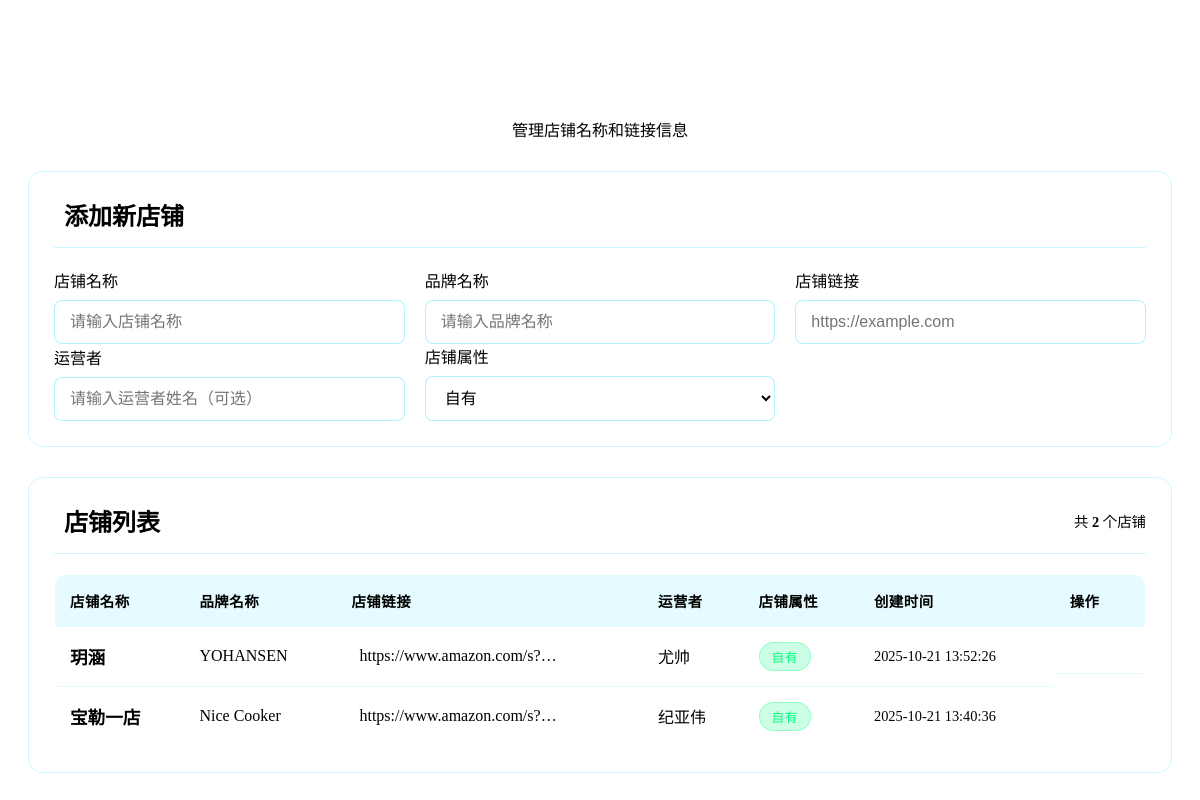
Page /admin/shops (signed in) on the earlier database version.
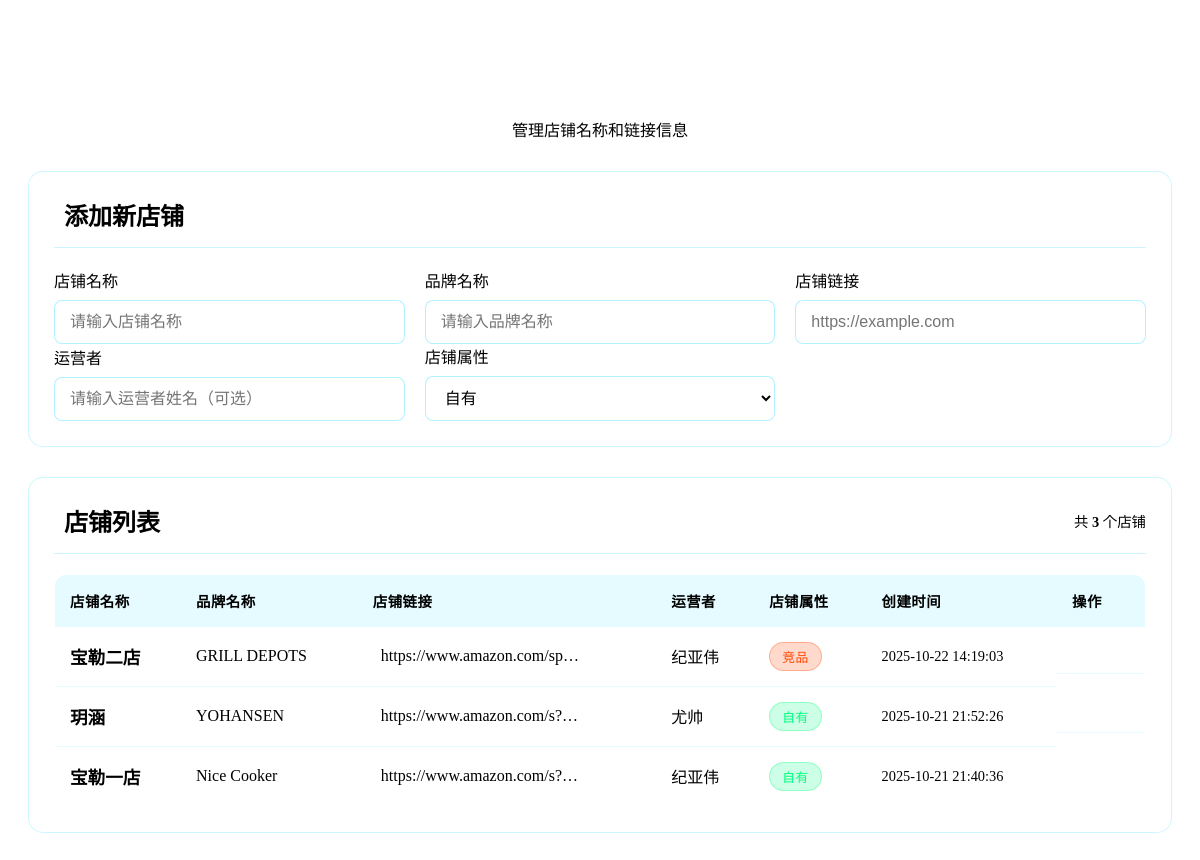
Same page on the later database version.
### tables this page shows
CREATE TABLE "shops" (
                id INTEGER PRIMARY KEY AUTOINCREMENT,
                shop_name TEXT NOT NULL UNIQUE,
                brand_name TEXT,
                shop_url TEXT NOT NULL,
                operator TEXT,
                shop_type TEXT DEFAULT "自有",
                created_at TIMESTAMP DEFAULT CURRENT_TIMESTAMP,
                updated_at TIMESTAMP DEFAULT CURRENT_TIMESTAMP,
                created_by INTEGER,
                FOREIGN KEY (created_by) REFERENCES users (id)
            );

### routes/admin.py (the view)
@admin_bp.route('/shops')
@login_required
def shop_management():
    LogService.log(
        action="访问店铺管理页面",
        resource="店铺管理",
        log_type="user",
        level="info"
    )
    from core.shop_model import Shop
    shops = Shop.get_all()
    embed = request.args.get('embed', 'false').lower() == 'true'
    if embed:
        return render_template('admin/shop_management_embed.html', shops=shops)
    else:
        return render_template('admin/shop_management_embed.html', shops=shops)

### app.py (called while the page is built)
@app.template_filter('beijing_time')
def beijing_time_filter(timestamp):
    if not timestamp:
        return ""
    if isinstance(timestamp, str):
        try:
            dt = datetime.strptime(timestamp, '%Y-%m-%d %H:%M:%S')
        except ValueError:
            return timestamp
    else:
        dt = timestamp
    return dt.strftime('%Y-%m-%d %H:%M:%S')

### core/auth.py (called while the page is built)
def is_logged_in():
    return 'username' in session

def login_required(f):
    from functools import wraps
    @wraps(f)
    def decorated_function(*args, **kwargs):
        if not is_logged_in():
            return redirect(url_for('auth.login', next=request.url))
        return f(*args, **kwargs)
    return decorated_function

### core/database.py (called while the page is built)
def get_user(username):
    conn = get_db_connection()
    cursor = conn.cursor()
    cursor.execute('SELECT * FROM users WHERE username = ?', (username,))
    user = cursor.fetchone()
    conn.close()
    return user

def add_log(user_id, username, action, resource=None, details=None,
           ip_address=None, user_agent=None, log_type='user', level='info'):
    conn = get_db_connection()
    cursor = conn.cursor()
    try:
        cursor.execute(
            '''INSERT INTO logs
               (user_id, username, action, resource, details, ip_address, user_agent, log_type, level)
               VALUES (?, ?, ?, ?, ?, ?, ?, ?, ?)''',
            (user_id, username, action, resource, details, ip_address, user_agent, log_type, level)
        )
        conn.commit()
        return True
    except Exception as e:
        print(f"添加日志失败: {e}")
        return False
    finally:
        conn.close()

def get_all_shops():
    conn = get_db_connection()
    cursor = conn.cursor()
    try:
        cursor.execute('SELECT * FROM shops ORDER BY created_at DESC')
        shops = cursor.fetchall()
        return shops
    except Exception as e:
        print(f"获取店铺列表失败: {e}")
        return []
    finally:
        conn.close()

### core/database_config.py (called while the page is built)
def get_db_connection():
    conn = sqlite3.connect(DB_PATH)
    conn.execute(f"PRAGMA temp_store = 2")  # 使用临时内存存储
    conn.execute("PRAGMA journal_mode = WAL")  # 使用WAL模式提高并发性能
    def beijing_now():
        """返回当前北京时间"""
        return datetime.strftime(datetime.now(), '%Y-%m-%d %H:%M:%S')
    conn.create_function("beijing_now", 0, beijing_now)
    conn.row_factory = sqlite3.Row  # 使结果可以通过列名访问
    return conn

### templates/admin/shop_management_embed.html (shortened to what this page needs)
<div class="shop-management-container">
    <div class="page-header">
        <h2> 店铺信息维护</h2>
        <p>管理店铺名称和链接信息</p>
    </div>
    <div class="add-shop-section">
        <div class="section-title">
            <h3> 添加新店铺</h3>
        </div>
        <form id="add-shop-form" class="shop-form" action="/admin/shops/add" method="POST">
            <div class="form-row">
                <div class="form-group">
                    <label for="shop_name">店铺名称</label>
                    <input type="text" id="shop_name" name="shop_name" required placeholder="请输入店铺名称">
                </div>
                <div class="form-group">
                    <label for="brand_name">品牌名称</label>
                    <input type="text" id="brand_name" name="brand_name" placeholder="请输入品牌名称">
                </div>
                <div class="form-group">
                    <label for="shop_url">店铺链接</label>
                    <input type="url" id="shop_url" name="shop_url" required placeholder="https://example.com">
                </div>
            </div>
            <div class="form-row">
                <div class="form-group">
                    <label for="operator">运营者</label>
                    <input type="text" id="operator" name="operator" placeholder="请输入运营者姓名（可选）">
                </div>
                <div class="form-group">
                    <label for="shop_type">店铺属性</label>
                    <select id="shop_type" name="shop_type" class="form-control">
                        <option value="自有">自有</option>
                    </select>
                </div>
                <div class="form-group form-actions">
                    <button type="submit" class="btn btn-primary">
                    </button>
                </div>
            </div>
        </form>
    </div>
    <div class="shops-list-section">
        <div class="section-title">
            <h3> 店铺列表</h3>
            <span class="shops-count">共 <span id="shops-total-count">{{ shops|length if shops else 0 }}</span> 个店铺</span>
        </div>
        <div class="shops-table-container">
            {% if shops %}
                <table class="shops-table">
                    <thead>
                        <tr>
                            <th>店铺名称</th>
                            <th>品牌名称</th>
                            <th>店铺链接</th>
                            <th>运营者</th>
                            <th>店铺属性</th>
                            <th>创建时间</th>
                            <th>操作</th>
                        </tr>
                    </thead>
                    <tbody>
                        {% for shop in shops %}
                        <tr class="shop-row" data-shop-id="{{ shop.id }}">
                            <td class="shop-name">{{ shop.shop_name }}</td>
                            <td class="brand-name">{{ shop.brand_name or '-' }}</td>
                            <td class="shop-url">
                                <a href="{{ shop.shop_url }}" target="_blank" class="url-link" title="{{ shop.shop_url }}">
                                    <span class="url-text">{{ shop.shop_url[:30] }}{% if shop.shop_url|length > 30 %}...{% endif %}</span>
                                </a>
                            </td>
                            <td class="operator">{{ shop.operator or '-' }}</td>
                            <td class="shop-type">
                                <span class="type-badge {{ 'own' if shop.shop_type == '自有' else 'competitor' }}">
                                    {{ shop.shop_type or '自有' }}
                                </span>
                            </td>
                            <td class="created-at">{{ shop.created_at | beijing_time if shop.created_at else '-' }}</td>
                            <td class="actions">
                                <button class="edit-shop-btn" data-shop-id="{{ shop.id }}"
                                        data-shop-name="{{ shop.shop_name }}"
                                        data-brand-name="{{ shop.brand_name or '' }}"
                                        data-shop-url="{{ shop.shop_url }}"
                                        data-operator="{{ shop.operator or '' }}"
                                        data-shop-type="{{ shop.shop_type or '自有' }}"
                                        title="编辑">
                                </button>
                                <button class="delete-shop-btn" data-shop-id="{{ shop.id }}" data-shop-name="{{ shop.shop_name }}" title="删除">
                                </button>
                            </td>
                        </tr>
                        {% endfor %}
                    </tbody>
                </table>
            {% else %}
                <div class="empty-shops">
                    <i class="fas fa-store-slash"></i>
                    <h3>暂无店铺信息</h3>
                    <p>请使用上方表单添加新店铺</p>
                </div>
            {% endif %}
        </div>
    </div>
</div>

### templates/admin/shop_management_embed.html (style rules this page uses)
.shop-management-container { padding: 20px; color: var(--text-primary); }
.page-header { text-align: center; margin-bottom: 30px; }
.page-header h2 { font-size: 2rem; margin-bottom: 5px; background: linear-gradient(135deg, var(--neon-blue) 0%, var(--neon-purple) 100%); -webkit-background-clip: text; -webkit-text-fill-color: transparent; background-clip: text; }
.page-header p { font-size: 1rem; color: var(--text-secondary); }
.add-shop-section, .shops-list-section { background: rgba(255, 255, 255, 0.08); border: 1px solid rgba(0, 212, 255, 0.2); border-radius: 15px; padding: 25px; margin-bottom: 30px; transition: border-color 0.2s ease, box-shadow 0.2s ease; }
.section-title { display: flex; justify-content: space-between; align-items: center; margin-bottom: 20px; padding-bottom: 15px; border-bottom: 1px solid rgba(0, 212, 255, 0.2); }
.section-title h3 { margin: 0; font-size: 1.5em; font-weight: 600; color: var(--text-primary); display: flex; align-items: center; gap: 10px; }
.shops-count { font-size: 0.9rem; color: var(--text-secondary); }
.shops-count span { color: var(--neon-blue); font-weight: 600; }
.shop-form { margin-bottom: 0; }
.form-row { display: flex; gap: 20px; align-items: end; }
.form-group { flex: 1; }
.form-group label { display: block; margin-bottom: 8px; font-weight: 500; color: var(--text-primary); }
.form-group input, .form-group select { width: 100%; padding: 12px 15px; background: rgba(255, 255, 255, 0.1); border: 1px solid rgba(0, 212, 255, 0.3); border-radius: 8px; color: var(--text-primary); font-size: 1rem; transition: border-color 0.2s ease, box-shadow 0.2s ease; }
.form-group select { cursor: pointer; }
.form-actions { display: flex; gap: 10px; }
.btn { padding: 12px 20px; border: none; border-radius: 8px; font-size: 1rem; font-weight: 500; cursor: pointer; transition: background-color 0.2s ease, transform 0.2s ease; display: inline-flex; align-items: center; gap: 8px; }
.btn-primary { background: linear-gradient(135deg, var(--neon-blue) 0%, var(--neon-purple) 100%); color: white; }
.shops-table-container { overflow-x: auto; margin-top: 20px; }
.shops-table { width: 100%; border-collapse: collapse; background: rgba(255, 255, 255, 0.08); border: 1px solid rgba(0, 212, 255, 0.2); border-radius: 12px; overflow: hidden; }
.shops-table th, .shops-table td { padding: 15px; text-align: left; border-bottom: 1px solid rgba(0, 212, 255, 0.1); }
.shops-table th { background: rgba(0, 212, 255, 0.1); color: var(--neon-blue); font-weight: 600; text-transform: uppercase; font-size: 0.9rem; letter-spacing: 0.5px; }
.shops-table tr:last-child td { border-bottom: none; }
.shop-row { transition: background-color 0.2s ease; }
.shop-name { font-weight: 600; color: var(--text-primary); font-size: 1.1rem; }
.brand-name { color: var(--text-primary); }
.url-link { display: flex; align-items: center; gap: 8px; color: var(--neon-blue); text-decoration: none; transition: color 0.2s ease; }
.url-text { max-width: 200px; overflow: hidden; text-overflow: ellipsis; white-space: nowrap; }
.operator { color: var(--text-primary); }
.type-badge { display: inline-block; padding: 4px 12px; border-radius: 20px; font-size: 0.8rem; font-weight: 500; text-transform: uppercase; letter-spacing: 0.5px; }
.type-badge.own { background: rgba(0, 255, 127, 0.2); color: #00ff7f; border: 1px solid rgba(0, 255, 127, 0.3); }
.type-badge.competitor { background: rgba(255, 69, 0, 0.2); color: #ff4500; border: 1px solid rgba(255, 69, 0, 0.3); }
.created-at { color: var(--text-secondary); font-size: 0.9rem; }
.actions { display: flex; gap: 8px; }
.actions button { background: none; border: none; color: var(--text-secondary); cursor: pointer; padding: 8px; border-radius: 5px; transition: background-color 0.2s ease, color 0.2s ease; }

Differences in the rows shown:
added shops: shop_name "宝勒二店", brand_name "GRILL DEPOTS", shop_url "https://www.amazon.com/sp…", operator "纪亚伟", shop_type "竞品", created_at|beijing_time "2025-10-22 14:19:03"
changed shops "玥涵": created_at|beijing_time "2025-10-21 13:52:26" → "2025-10-21 21:52:26"
changed shops "宝勒一店": created_at|beijing_time "2025-10-21 13:40:36" → "2025-10-21 21:40:36"
Other differences:
{{ shops|length if shops else 0 }}: "2" → "3"
